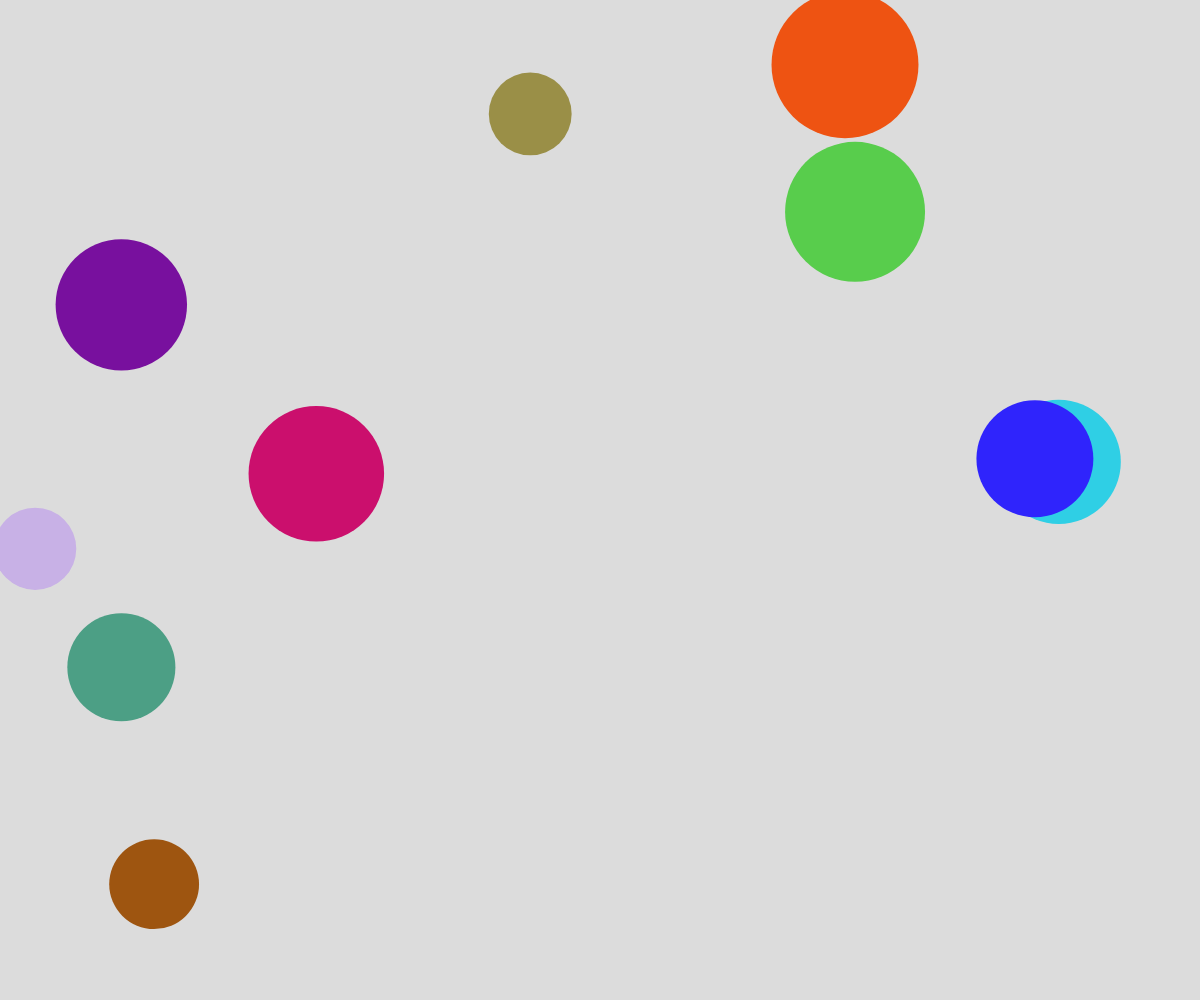
Frame 1 (no input)
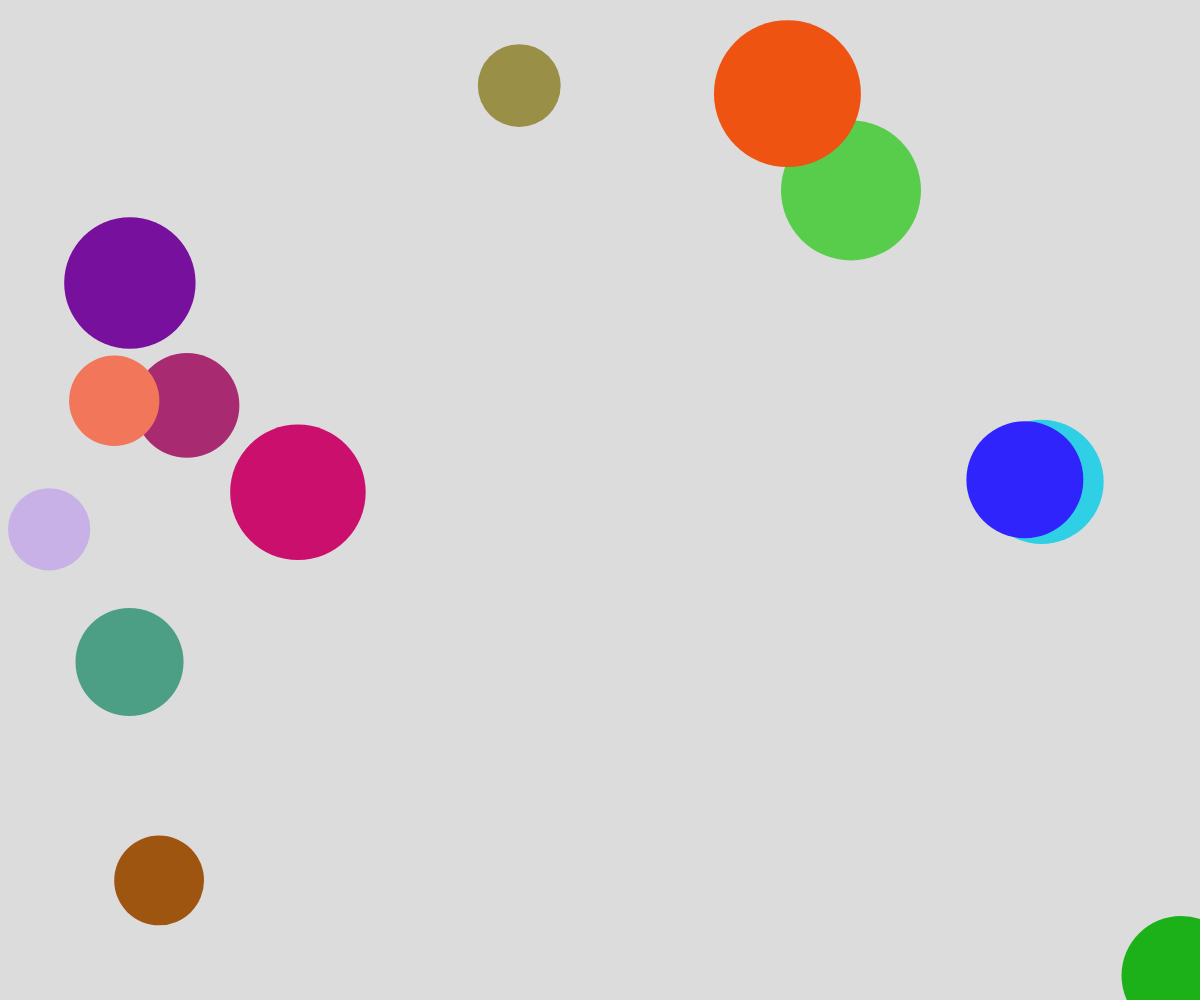
Frame 60 (no input)
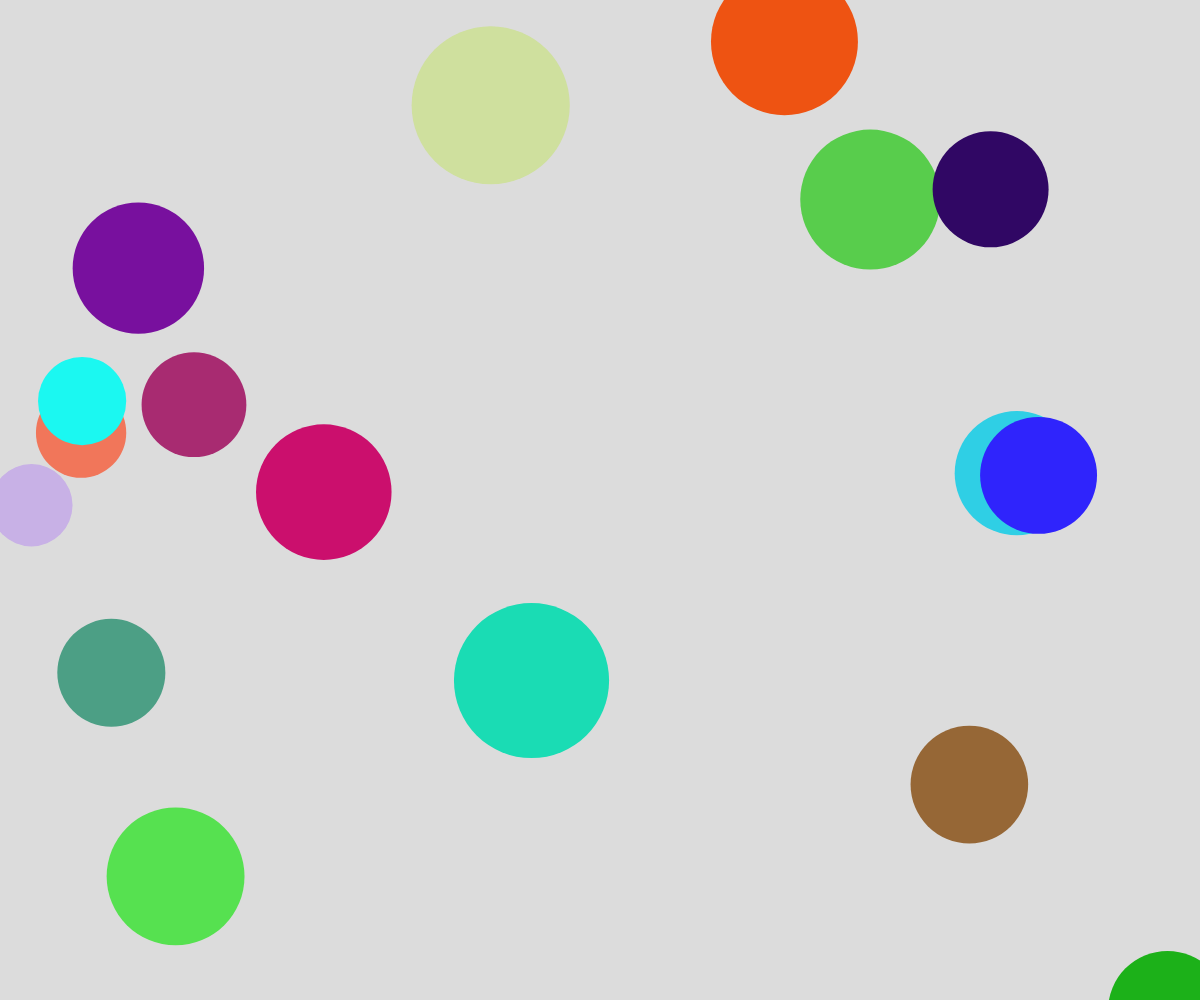
Frame 120 (the mouse pressed at the canvas centre since frame 60)

The p5.js sketch that drew these frames (run headless with seeded random() and noise() and a simulated clock; from frame 60 on, the mouse is pressed at the canvas centre):

// p5.js sketch
// ── sketch.js
// Bubble Object Notation and Arrays Demo

let theBubbles = [];

function setup() {
  noStroke();
  createCanvas(windowWidth, windowHeight);
  for (let i = 0; i < 10; i++) {
    spawnBubble();
  }

  //spawn a new bubble every half second
  window.setInterval(spawnBubble, 500);
}



function draw() {
  background(220);

  for (let bubble of theBubbles) {
    //randomize the movement
    bubble.dx = random(-5,5);
    bubble.dy = random(-5,5);
    

    //move bubble
    bubble.x += bubble.dx;
    bubble.y += bubble.dy;

    //display bubble
    fill(bubble.r, bubble.g, bubble.b);
    circle(bubble.x, bubble.y, bubble.radius*2);
  }
}

function mouseClicked() {
  for (let i = theBubbles.length-1; i > 0; i--) {
    let bubble = theBubbles[i];
    
    if (abs(mouseX - bubble.x) < bubble.radius && abs(mouseY - bubble.y) < bubble.radius) {
      theBubbles.splice(i,1);
    }
  }
}

function spawnBubble() {
  let someBubble = {
    x: random(width),
    y: random(height),
    radius: random(40,80),
    r: random(255),
    g: random(255),
    b: random(255),
    dx: random(-5,5),
    dy: random(-5,5)
  };
  theBubbles.push(someBubble);
}
